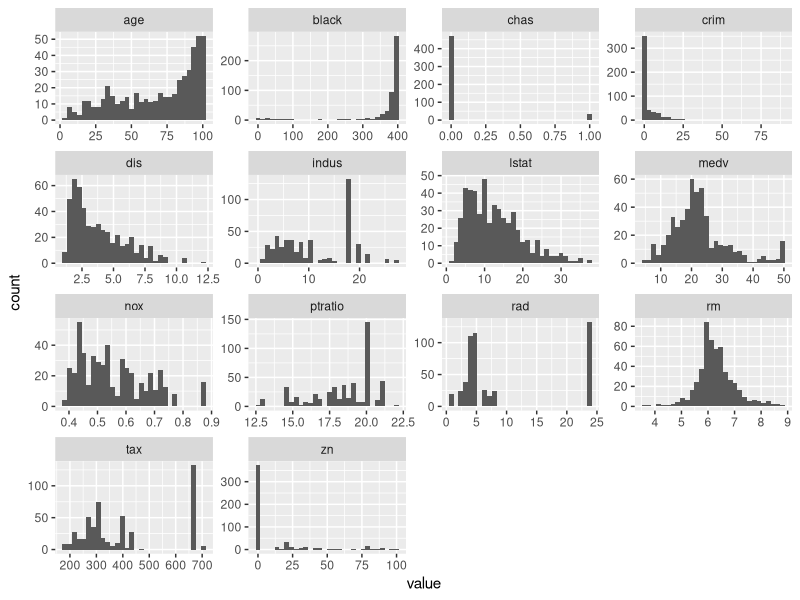
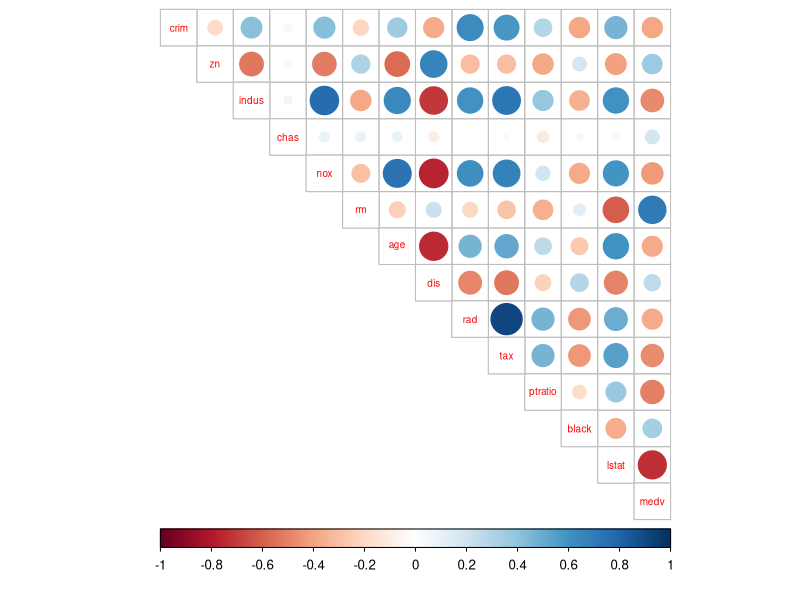
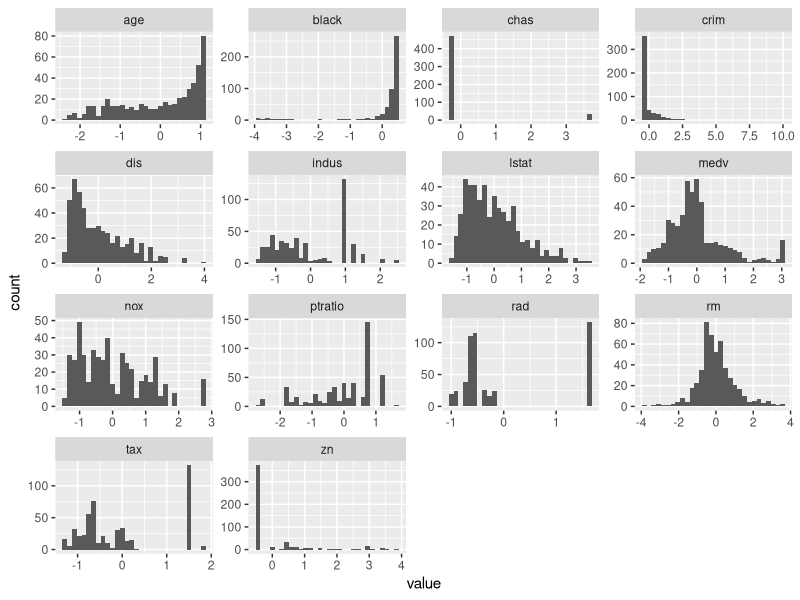
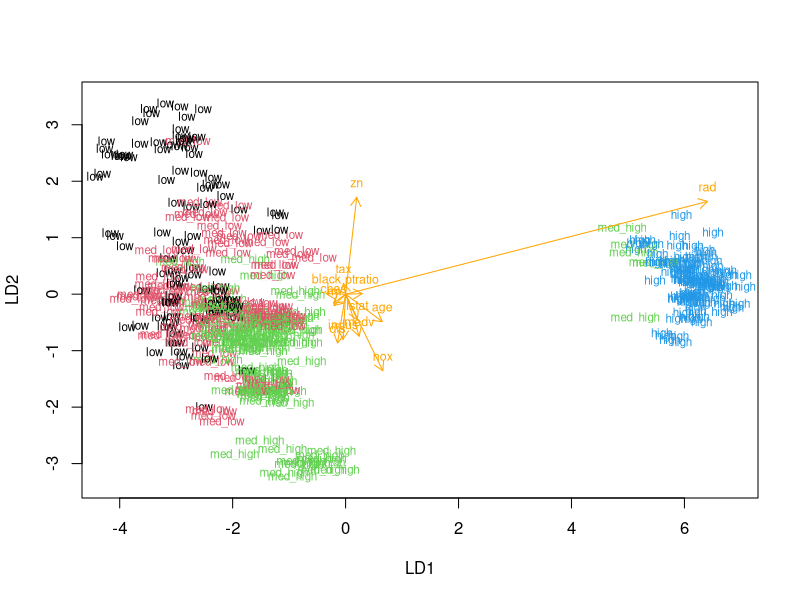
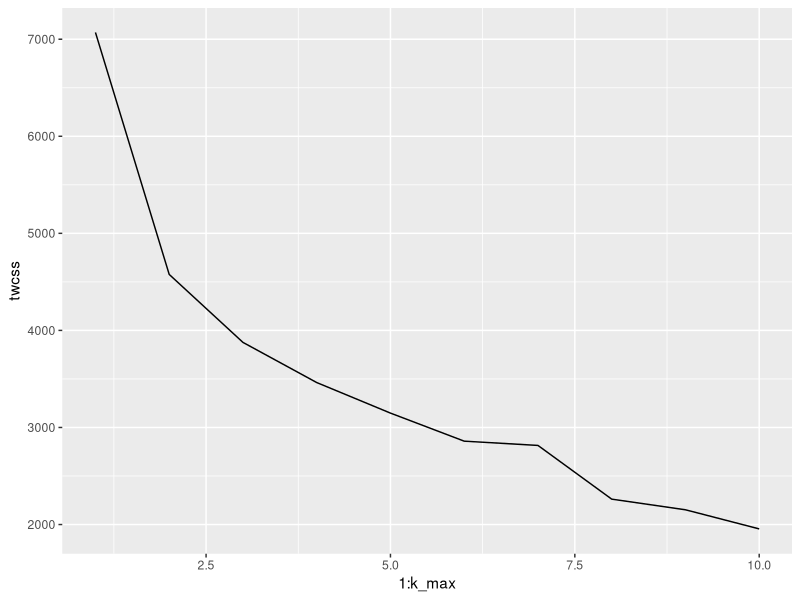
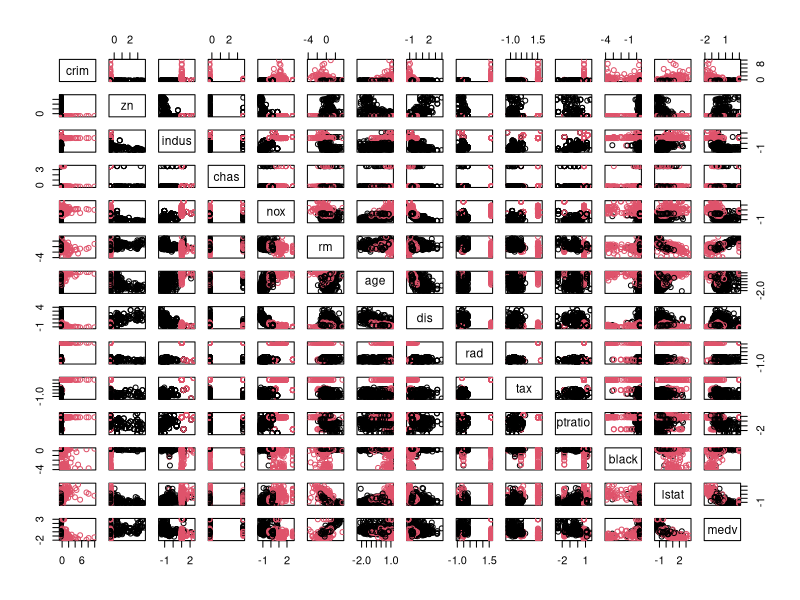

The R source for these figures, in order:
## ---- chunk 1
# accessing the MASS package
library(MASS)

# loading the data
data("Boston")

# exploring the structure and dimensions
str(Boston)
dim(Boston)
## ---- chunk 2
library(corrplot); library(dplyr);library(tidyr); library(ggplot2)

summary(Boston)

# drawing a histogram of each variable
gather(Boston) %>% ggplot(aes(value)) + facet_wrap("key", scales = "free") + geom_histogram()
## ---- chunk 3

# calculating and the correlation matrix
cor_matrix<-cor(Boston) %>% round(2)
cor_matrix 

# visualizing the correlation matrix
corrplot(cor_matrix, method="circle", type="upper", cl.pos = "b", tl.pos = "d", tl.cex = 0.6)
## ---- chunk 4
# center and standardize variables
boston_scaled <- scale(Boston)
summary(boston_scaled)

# saving the scaled dataset as a data frame
boston_scaled <- as.data.frame(boston_scaled)

# drawing a histogram of each variable
gather(boston_scaled) %>% ggplot(aes(value)) + facet_wrap("key", scales = "free") + geom_histogram()
## ---- chunk 5

# creating a quantile vector of crim 
bins <- quantile(boston_scaled$crim)

# create a categorical variable 'crime'
crime <- cut(boston_scaled$crim, breaks = bins, include.lowest = TRUE, labels = c("low", "med_low", "med_high", "high"))

# removing original crim from the dataset
boston_scaled <- dplyr::select(boston_scaled, -crim)

# adding the new categorical value to scaled data
boston_scaled <- data.frame(boston_scaled, crime)

table(boston_scaled$crime)
## ---- chunk 6
#Dividing the dataset to two: test & train
# number of rows in the Boston dataset 
n <- nrow(Boston)

# choose randomly 80% of the rows
ind <- sample(n,  size = n * 0.8)

# create train set
train <- boston_scaled[ind,]

# create test set 
test <- boston_scaled[-ind,]
## ---- chunk 7
# linear discriminant analysis
lda.fit <- lda(crime ~ ., data = train)
lda.fit

# the function for lda biplot arrows
lda.arrows <- function(x, myscale = 1, arrow_heads = 0.1, color = "orange", tex = 0.75, choices = c(1,2)){
  heads <- coef(x)
  arrows(x0 = 0, y0 = 0, 
         x1 = myscale * heads[,choices[1]], 
         y1 = myscale * heads[,choices[2]], col=color, length = arrow_heads)
  text(myscale * heads[,choices], labels = row.names(heads), 
       cex = tex, col=color, pos=3)
}

# target classes as numeric
classes <- as.numeric(train$crime)

# plot the lda results
plot(lda.fit, dimen = 2, col = classes, pch = classes)
lda.arrows(lda.fit, myscale = 2)
## ---- chunk 8

# save the correct classes from test data
correct_classes <- test$crime

# remove the crime variable from test data
test <- dplyr::select(test, -crime)

# predict classes with test data
lda.pred <- predict(lda.fit, newdata = test)

# cross tabulate the results
table(correct = correct_classes, predicted = lda.pred$class)
## ---- chunk 9
library(MASS)
data('Boston')
boston_scaled <- scale(Boston)
summary(boston_scaled)
boston_scaled <- as.data.frame(boston_scaled)

# euclidean distance matrix for scaled variables
dist_eu <- dist(boston_scaled)
summary(dist_eu)
## ---- chunk 10
set.seed(123)

# determine the number of clusters
k_max <- 10

# calculate the total within sum of squares
twcss <- sapply(1:k_max, function(k){kmeans(boston_scaled, k)$tot.withinss})

# visualize the results
qplot(x = 1:k_max, y = twcss, geom = 'line')

## ---- chunk 11
# k-means clustering
km <-kmeans(boston_scaled, centers = 2)

# plot the Boston dataset with clusters
pairs(boston_scaled, col = km$cluster)
